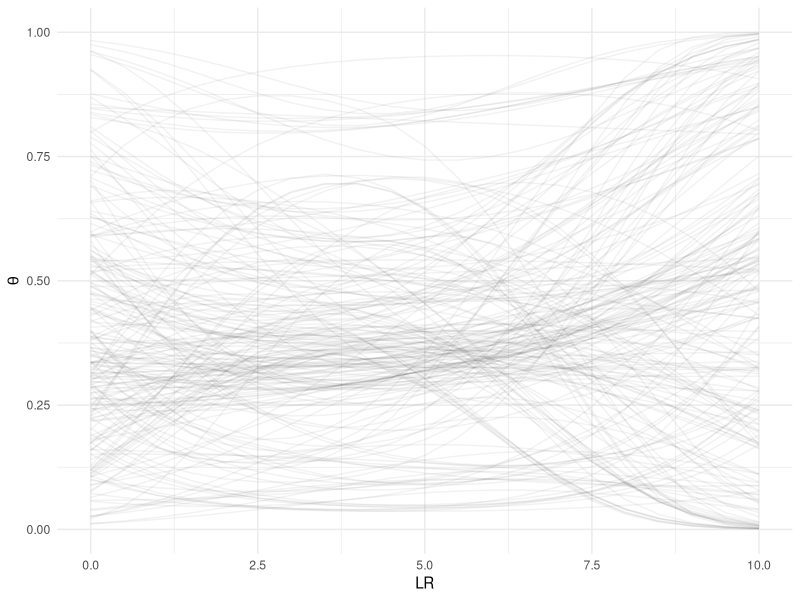

Write R code to recreate this figure.
library(here)
library(dplyr)
library(ggplot2)
library(cowplot)
library(stringr)
library(tidyr)
library(purrr)

results <- read.csv(here("results", "aggregated", "curini", "1.csv"))

plot_a <- results |>
    arrange(Estimate) |>
    mutate(specifications = 1:nrow(results),
           color = case_when(Q2.5 > 0 ~ "green",
                             Q97.5 < 0 ~ "#377eb8",
                             is.na(Estimate) ~ "#e41a1c",
                             TRUE ~ "darkgrey")) |>
    ggplot(aes(x = specifications,
               y = Estimate,
               ymin = Q2.5,
               ymax = Q97.5,
               color = color)) +
    geom_point(aes(color = color),
               size = 1) +
    theme_minimal() +
    scale_color_identity() +
    theme(strip.text = element_blank(),
          axis.line = element_line("black", linewidth = .5),
          legend.position = "none",
          panel.spacing = unit(0.75, "lines"),
          axis.text = element_text(colour = "black")) +
    labs(x = "",
         y = "Median [95% Cr. I.]") +
    geom_pointrange(alpha = 0.5,
                    size = 0.6,
                    fatten = 1) +
    geom_hline(yintercept = 0,
               colour = "black",
               linetype = "dotted")

value <- key <- NULL
choices = c("Tok. Norm.", "Stopword Rem.", "Trim.", "Alt. Model",
            "k", "Iter.")

# Todo: Panel B of the entire plot still displays k and iteration settings as
# 1, 2, 3. I suppose that this should actually display the actual values used.
plot_b <- results |>
    arrange(Estimate) |>
    mutate(specifications = 1:nrow(results),
           color = case_when(Q2.5 > 0 ~ "green",
                             Q97.5 < 0 ~ "#377eb8",
                             is.na(Estimate) ~ "#e41a1c",
                             TRUE ~ "darkgrey")) |>
    mutate(
        token_normalization = case_when(
            str_equal(token_normalization, "none") ~ "None",
            str_equal(token_normalization, "lemmatization") ~ "Lemma",
            str_equal(token_normalization, "stemming") ~ "Stem"
        ),
        stopword_removal = case_when(
            stopword_removal ~ "Yes",
            !stopword_removal ~ "No"
        ),
        trimming = case_when(
            trimming ~ "Yes",
            !trimming ~ "No"
        ),
        alternative_model = case_when(
            alternative_model ~ "Yes",
            !alternative_model ~ "No"
        )
    ) |>
    rename("Tok. Norm." = token_normalization,
           "Stopword Rem." = stopword_removal,
           "Trim." = trimming,
           "Alt. Model" = alternative_model,
           "k" = k_setting,
           "Iter." = iteration_setting) |>
    gather(key, value, all_of(choices)) |>
    mutate(key = factor(key, levels = choices)) |>
    ggplot(aes(x = specifications,
               y = value,
               color = color)) +
    geom_point(aes(x = specifications,
                   y = value),
               shape = 124,
               size = 3.35) +
    scale_color_identity() +
    theme_minimal() +
    facet_grid(key~1, scales = "free_y", space = "free_y") +
    theme(
        axis.line = element_line("black", linewidth = 0.5),
        legend.position = "none",
        panel.spacing = unit(0.75, "lines"),
        axis.text = element_text(colour = "black"),
        strip.text.x = element_blank(),
        strip.text.y = element_text(angle = 0)) +
    labs(x = "", y = "")

plot <- plot_grid(plot_a,
                  plot_b,
                  labels = c("A", "B"),
                  align = "v",
                  axis = "rbl",
                  rel_heights = c(2, 3),
                  ncol = 1)

## conditional effect plot

condit_effect <- read.csv(here::here("results", "aggregated", "curini", "condit_1.csv"))

condit_effect |> ggplot(aes(x = LR, y = pred_multi100, group = i)) + geom_line(alpha = 0.05) + xlab("LR") + ylab(expression(theta)) + theme_minimal() 
